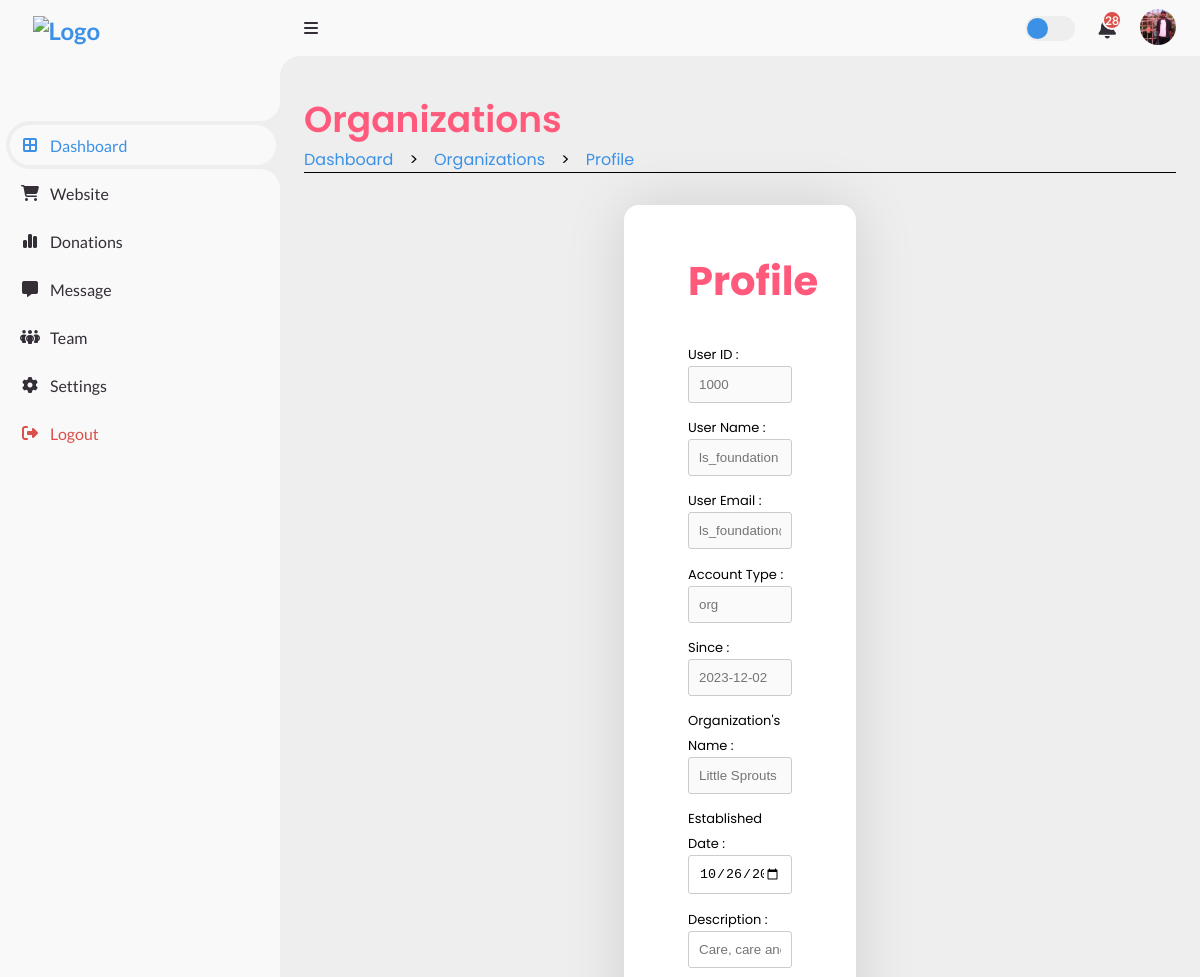
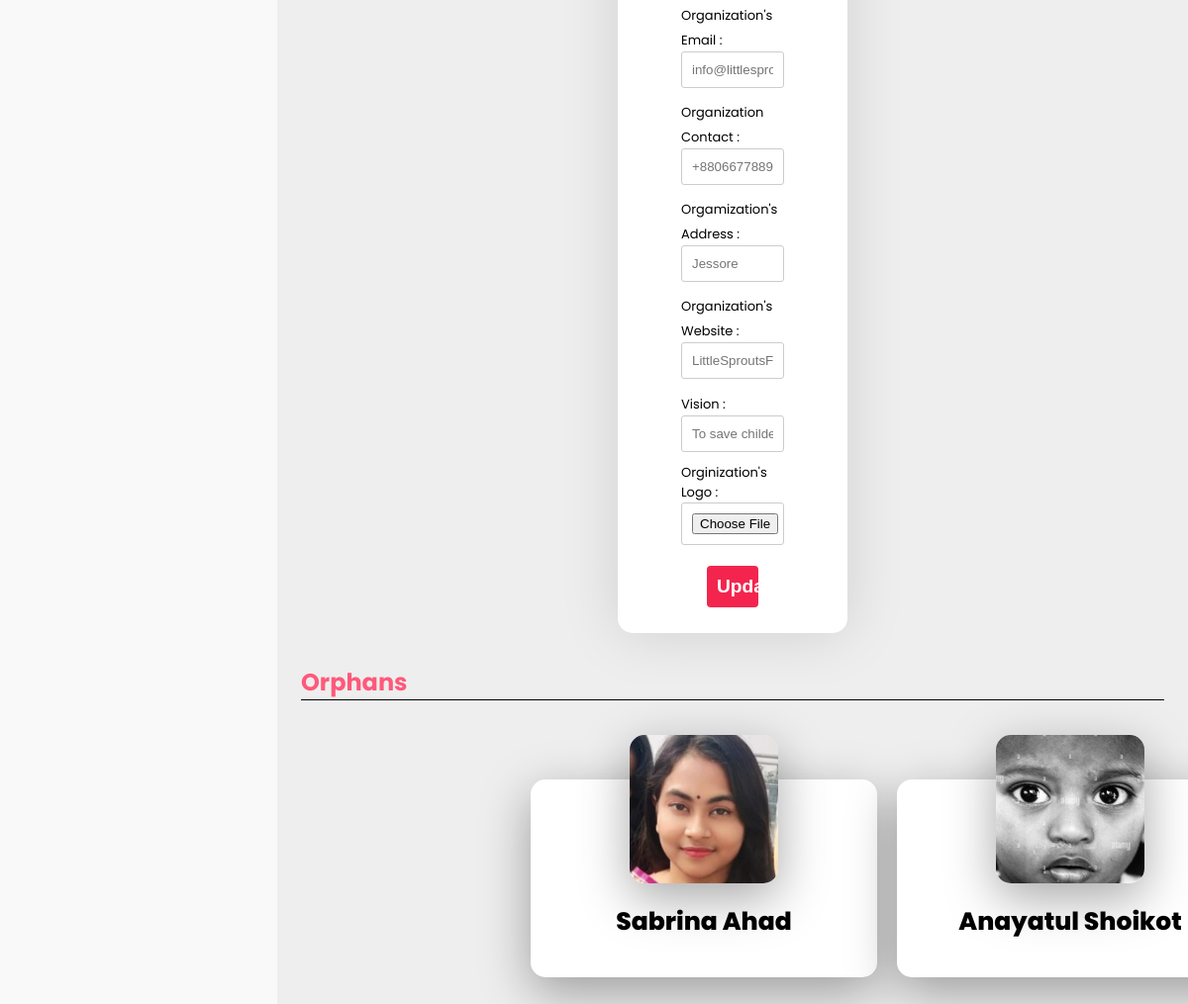
Page /Root/Admin_Side/Dash/Organizations/VIEW_ORG.php?org_id=18 (signed in) on the earlier database version (2 pictures, top to bottom).
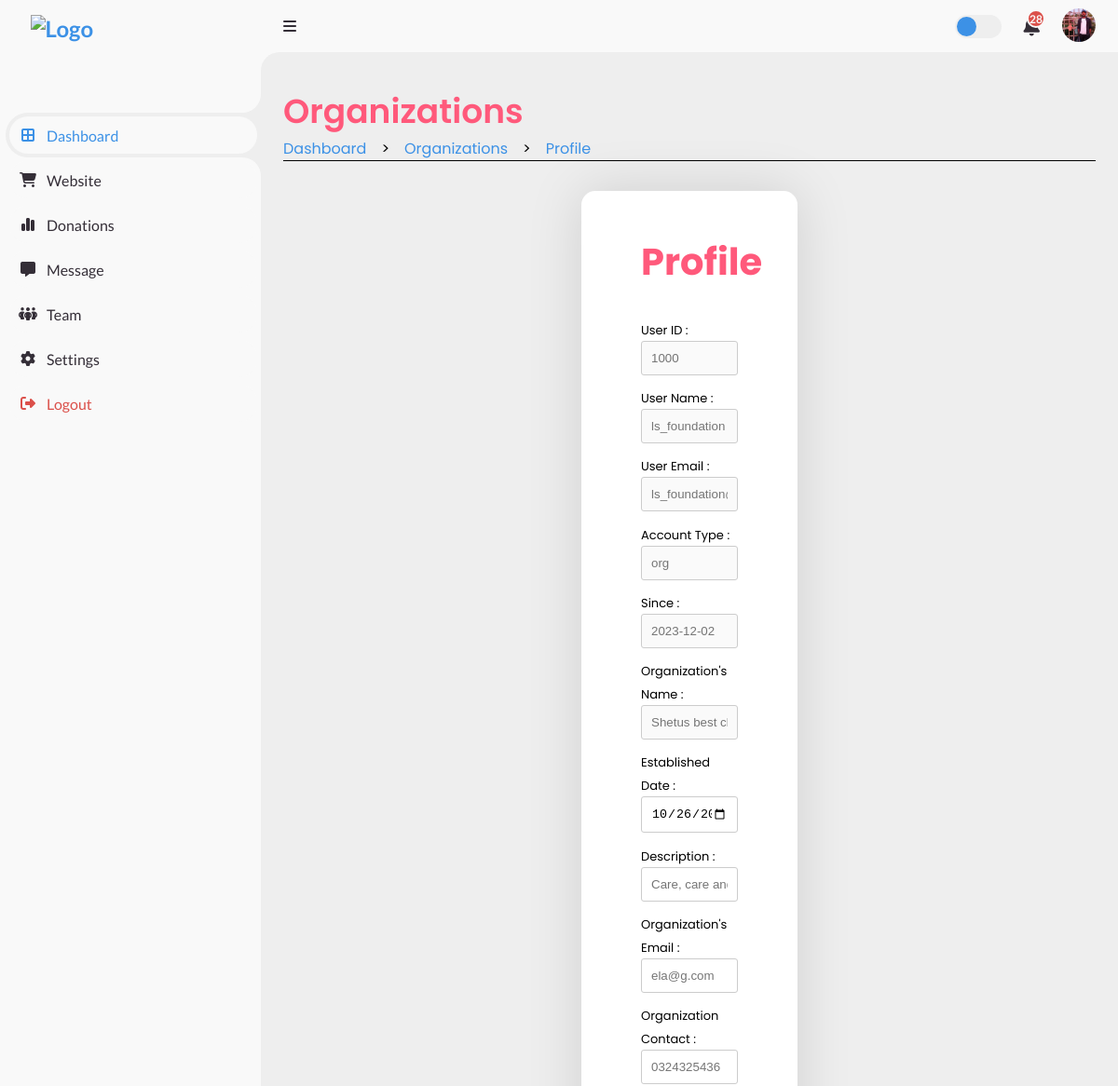
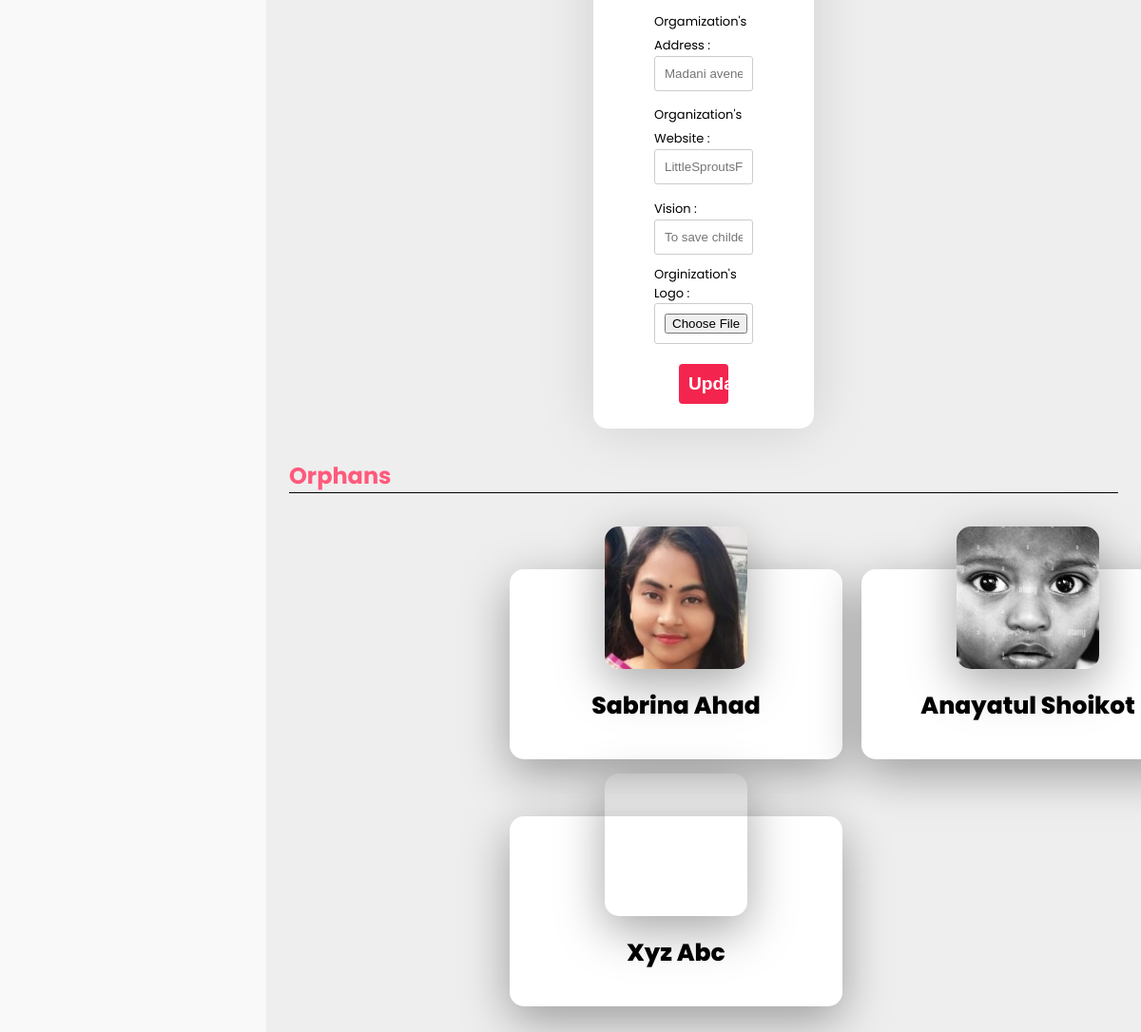
Same page on the later database version (2 pictures, top to bottom).
### tables this page shows
CREATE TABLE `admin_list` (
  `admin_id` int(11) NOT NULL,
  `acc_id` int(11) NOT NULL,
  `admin_name` varchar(30) DEFAULT NULL,
  `admin_contact` varchar(30) DEFAULT NULL,
  `admin_priyority` int(11) DEFAULT NULL,
  `admin_image` varchar(255) DEFAULT NULL
);

CREATE TABLE `org_list` (
  `org_id` int(11) NOT NULL,
  `org_name` varchar(30) DEFAULT NULL,
  `acc_id` int(11) NOT NULL,
  `org_description` text DEFAULT NULL,
  `org_email` varchar(30) DEFAULT NULL,
  `org_phone` varchar(20) DEFAULT NULL,
  `org_website` varchar(30) DEFAULT NULL,
  `org_logo` varchar(255) DEFAULT NULL,
  `established` date DEFAULT NULL,
  `org_location` varchar(30) DEFAULT NULL,
  `org_vision` varchar(30) DEFAULT NULL,
  `org_reviews` decimal(2,2) DEFAULT NULL
);

CREATE TABLE `accounts` (
  `acc_id` int(11) NOT NULL,
  `acc_name` varchar(30) NOT NULL,
  `acc_pass` varchar(255) NOT NULL,
  `acc_email` varchar(30) NOT NULL,
  `role` varchar(10) NOT NULL,
  `acc_join_date` date NOT NULL
);

CREATE TABLE `orphan_list` (
  `orphan_id` int(11) NOT NULL,
  `org_id` int(30) DEFAULT NULL,
  `guardian_id` int(11) DEFAULT NULL,
  `first_name` varchar(30) DEFAULT NULL,
  `last_name` varchar(30) DEFAULT NULL,
  `age` int(11) DEFAULT NULL,
  `gender` varchar(10) DEFAULT NULL,
  `religion` varchar(15) DEFAULT NULL,
  `date_of_birth` date DEFAULT NULL,
  `since` date DEFAULT NULL,
  `family_status` varchar(30) DEFAULT NULL,
  `physical_condition` varchar(30) DEFAULT NULL,
  `education_level` varchar(30) DEFAULT NULL,
  `medical_history` varchar(100) DEFAULT NULL,
  `hobby` varchar(30) DEFAULT NULL,
  `favorite_food` varchar(30) DEFAULT NULL,
  `favorite_game` varchar(30) DEFAULT NULL,
  `skills` text DEFAULT NULL,
  `dreams` text DEFAULT NULL,
  `problems` text DEFAULT NULL,
  `other_comments` text DEFAULT NULL,
  `orphan_image` varchar(255) DEFAULT NULL,
  `adoption_status` enum('0','1') NOT NULL DEFAULT '0',
  `removed_status` enum('0','1') NOT NULL DEFAULT '0'
);

### Root/Admin_Side/Dash/ADMIN_DASH_BE.php (called while the page is built, shortened)
<?php
    include('/xampp/htdocs/DBMS_Project_Organized_One/Includes/db_con.php');
    if (!isset($_SESSION['acc_id']) && !isset($_SESSION['role'])) {
        $_SESSION['notify'] = "user_id not seted";
        header("Location: /Root/Login_Page/LOGIN_FORM.php");
        exit();
    } else {
        $acc_id = $_SESSION['acc_id'];
        $sql = "SELECT * FROM admin_list Where acc_id = '$acc_id'";
        $sql_result = mysqli_query($con, $sql);
        if (mysqli_num_rows($sql_result) == 1) {
            $row = mysqli_fetch_array($sql_result);
            $admin_image = $row['admin_image'];
        }
        else {
            $_SESSION['notify'] = "data not found";
            header("Location: /Root/Login_Page/LOGIN_FORM.php");
            exit();
        }
    }
?>

### Root/Admin_Side/Dash/Organizations/VIEW_ORG_BE.php (called while the page is built, shortened)
<?php
    include('/xampp/htdocs/DBMS_Project_Organized_One/Includes/db_con.php');
    if (isset($_GET['org_id'])) {
        $id = $_GET['org_id'];
        $sql = "SELECT u.acc_id, u.acc_name, role ,u.acc_email, u.acc_join_date,
            d.org_name, d.org_description, d.org_email, d.org_phone,
            d.org_website, d.org_logo, d.established, d.org_location, d.org_vision,
            d.org_reviews FROM org_list AS d LEFT JOIN accounts AS u
            ON d.acc_id = u.acc_id Where d.org_id = $id";
        $sql_result = mysqli_query($con, $sql);
        if (mysqli_num_rows($sql_result) == 1) {
            $row = mysqli_fetch_array($sql_result);
            $acc_id = $row['acc_id'];
            $acc_name = $row['acc_name'];
            $acc_email = $row['acc_email'];
            $role = $row['role'];
            $acc_join_date = $row['acc_join_date'];
            $org_name = $row['org_name'];
            $org_description = $row['org_description'];
            $org_email = $row['org_email'];
            $org_phone = $row['org_phone'];
            $established = $row['established'];
            $org_website = $row['org_website'];
            $org_location = $row['org_location'];
            $org_vision = $row['org_vision'];
        }
        else {
            echo "User data not found.";
        }
    }
?>

### Root/Admin_Side/Dash/Organizations/VIEW_ORG.php (the view, shortened to what this page needs)
<?php
  include('/xampp/htdocs/DBMS_Project_Organized_One/Root/Admin_Side/Dash/ADMIN_DASH_BE.php');
?>
<!DOCTYPE html>
<html lang="en">
  <head>
    <link rel="stylesheet" href="https://cdnjs.cloudflare.com/ajax/libs/font-awesome/6.4.0/css/all.min.css"/>
    <link href="https://cdn.jsdelivr.net/npm/remixicon@3.5.0/fonts/remixicon.css" rel="stylesheet"/>
    <link rel="stylesheet" href="https://cdn.jsdelivr.net/npm/swiper@10/swiper-bundle.min.css"/>
    <link href='https://unpkg.com/boxicons@2.1.4/css/boxicons.min.css' rel='stylesheet'>
    <link rel="stylesheet" href="/Root/Admin_Side/Dash/Organizations/ORG_DASH_STYLE.css" />
    <link rel="stylesheet" href="/Root/Admin_Side/Dash/Orphans/VIEW_STYLE.css">
  </head>
  <body>
    <section class="sidebar">
      <a href="#" class="logo">
        <img src="/Root/Landing_Page/LOGO_NoBackground.png" alt="Logo" />
      </a>
      <ul class="side-menu top">
        <li class="active">
          <a href="/Root/Admin_Side/Dash/ADMIN_DASH.php" class="nav-link">
            <i class="fas fa-border-all"></i>
            <span class="text">Dashboard</span>
          </a>
        </li>
        <li>
          <a href="#" class="nav-link">
            <i class="fas fa-shopping-cart"></i>
            <span class="text">Website</span>
          </a>
        </li>
        <li>
          <a href="/Root/Admin_Side/Donation/DONATION_DASH.php" class="nav-link">
            <i class="fas fa-chart-simple"></i>
            <span class="text">Donations</span>
          </a>
        </li>
        <li>
          <a href="#" class="nav-link">
            <i class="fas fa-message"></i>
            <span class="text">Message</span>
          </a>
        </li>
        <li>
          <a href="#" class="nav-link">
            <i class="fas fa-people-group"></i>
            <span class="text">Team</span>
          </a>
        </li>
        <li>
          <a href="#">
            <i class="fas fa-cog"></i>
            <span class="text">Settings</span>
          </a>
        </li>
        <li>
          <a href="/Includes/logout.php" class="logout">
            <i class="fas fa-right-from-bracket"></i>
            <span class="text">Logout</span>
          </a>
        </li>
      </ul>
    </section>
    <section class="content">
      <nav>
        <i class="fas fa-bars menu-btn"></i>
        <label for="switch-mode" class="switch-mode"></label>
        <a href="#" class="notification">
          <span class="num">28</span>
        </a>
        <a href="#" class="profile">
          <img src="../Admin/<?php echo $admin_image ?>" alt="profile" />
        </a>
      </nav>
        <main>
            <div class="head-title">
                <div class="left">
                    <h1>Organizations</h1>
                    <ul class="breadcrumb">
                            <li>
                                <a class="active" href="/Root/Admin_Side/Dash/ADMIN_DASH.php">Dashboard</a>
                            </li>
                            <li>></li>
                            <li>
                                <a class="active" href="/Root/Admin_Side//Dash/Organizations/ORG_DASH.php">Organizations</a>
                            </li>
                            <li>></li>
                            <li>
                                <a class="active" href="#">Profile</a>
                            </li>
                        </ul>
                </div>
            </div>
            <div class="container">
                <?php
                    include("/xampp/htdocs/DBMS_Project_Organized_One/Root/Admin_Side/Dash/Organizations/VIEW_ORG_BE.php");
                ?>
                <h2>Profile</h2>
                <form action="/Root/Admin_Side/Dash/Organizations/VIEW_UPDATE_BE.php" method="post" enctype="multipart/form-data">
                    <div class="row">
                        <label>User ID :</label>
                        <input type="text" name="acc_id" placeholder="<?php echo $acc_id ?>" disabled>
                    </div>
                    <div class="row">
                        <label>User Name :</label>
                        <input type="text" name="acc_name" placeholder="<?php echo $acc_name ?>" disabled>
                    </div>
                    <div class="row">
                        <label>User Email :</label>
                        <input type="text" name="acc_email" placeholder="<?php echo $acc_email ?>" disabled>
                    </div>
                    <div class="row">
                        <label>Account Type :</label>
                        <input type="text" name="role" placeholder="<?php echo $role ?>" disabled>
                    </div>
                    <div class="row">
                        <label>Since :</label>
                        <input type="text" name="acc_join_date" placeholder="<?php echo $acc_join_date ?>" disabled>
                    </div>
                    <div class="row">
                        <label>Organization's Name :</label>
                        <input type="text" name="org_name" placeholder="<?php echo $org_name ?>" disabled>
                    </div>
                    <div class="row">
                        <label>Established Date :</label>
                        <input type="date" name="established" value="<?php echo $established ?>">
                    </div>
                    <div class="row">
                        <label>Description :</label>
                        <input type="text" name="org_description" placeholder="<?php echo $org_description ?>" >
                    </div>
                    <div class="row">
                        <label>Organization's Email :</label>
                        <input type="text" name="org_email" placeholder="<?php echo $org_email ?>">
                    </div>
                    <div class="row">
                        <label>Organization Contact :</label>
                        <input type="text" name="org_phone" placeholder="<?php echo $org_phone ?>" >
                    </div>
                    <div class="row">
                        <label>Orgamization's Address :</label>
                        <input type="text" name="org_location" placeholder="<?php echo $org_location ?>" >
                    </div>
                    <div class="row">
                        <label>Organization's Website :</label>
                        <input type="text" name="org_website" placeholder="<?php echo $org_website ?>" >
                    </div>
                    <div class="row">
                        <label>Vision :</label>
                        <input type="text" name="org_vision"  placeholder="<?php echo $org_vision ?>">
                    </div>
                    <label>Orginization's Logo :</label>
                    <input type="file" name="image" accept="image/*">
                    <div class="btn">
                        <button type="submit" name="update">Update</button>
                    </div>
                </form>
            </div>
            <div class="container_2">
                <div class="left">
                    <h1>Orphans</h1>
                </div>
                <div class="plate">
                    <?php
                        include('/xampp/htdocs/DBMS_Project_Organized_One/Root/Admin_Side/Dash/Organizations/FETCH_ORPHAN_FROM_ORG_BE.php');
                    ?>
                </div>
            </div>
        </main>
    </section>
  </body>
</html>

### Root/Admin_Side/Dash/Organizations/FETCH_ORPHAN_FROM_ORG_BE.php (shortened to what this page needs)
<?php
    include('/xampp/htdocs/DBMS_Project_Organized_One/Includes/db_con.php');
    if (isset($_GET['org_id'])) {
        $id = $_GET['org_id'];
        $query = "SELECT * FROM orphan_list WHERE org_id = $id";
        $result = mysqli_query($con, $query);
        if (mysqli_num_rows($result) > 0) {
            while ($row = mysqli_fetch_assoc($result)) {
                echo '<div class="card">';
                echo '<div class="pb"  style="background-image: url(\'../../../Orphanage/' . $row['orphan_image'] . '\');"></div>';
                echo '<div class="info">';
                echo '<h1>' . $row['first_name'] . '  ' . $row['last_name'] . '</h1>';
                echo '</div>';
                echo '</div>';
            }
        } else {
            echo 'No Orphan Records found';
        }
    } else {
        echo "Error";
    }
?>

### Root/Admin_Side/Dash/Orphans/VIEW_STYLE.css (style rules this page uses)
.content main .container { margin: 2rem 20rem; padding: 1rem 4rem; background-color: #fff; border-radius: 15px; box-shadow: 0 0 60px rgba(0, 0, 0, 0.13); }
.container h2 { text-align: center; font-size: 2.5rem; color: #FF597B; padding: 0; margin: 30px 0px; text-shadow: 2px 5px 30px hsl(0, 0%, 100%); }
.container form { display: flex; flex-direction: column; }
.container label { font-size: small; color: black; padding-bottom: -5px; }
.container input { width: 100%; margin: 0 0 .7rem 0; padding: 10px; border: 1px solid #ccc; border-radius: 3px; color: black; }
.container .btn { display: flex; align-items: center; justify-content: center; }
.container button { width: 50%; background-color: var(--color5); color: #fff; border: none; padding: 10px 10px; margin: 10px 0px; border-radius: 4px; font-size: 1.2rem; font-weight: 700; cursor: pointer; margin-bottom: 10px; }
.content main .container_2 .plate { margin: 5rem 2rem 6rem 2rem; display: grid; grid-template-columns: repeat(4, 1fr); row-gap: 60px; column-gap: 20px; }
.content main .plate .card h1 { font-weight: 800; font-size: 25px; color: var(--color7); text-transform: capitalize; }
.content main .plate .card { position: relative; background-color: white; width: 350px; height: 200px; box-shadow: 0 15px 50px rgba(0, 0, 0, 0.35); border-radius: 15px; transition: all 0.4s ease-in-out; }
.content main .plate .card .pb { position: absolute; top: -45px; left: 50%; transform: translate(-50%, 0%); background-repeat: no-repeat; background-position: center; background-size: cover; height: 150px; width: 150px; border-radius: 15px; box-shadow: 0 15px 50px rgba(0, 0, 0, 0.35); transition: all 0.4s ease-in-out; }
.content main .plate .card .info { display: flex; flex-direction: column; align-items: center; justify-content: center; padding: 125px 0px 10px 0px; transition: all 0.4s ease-in-out; }

Differences in the rows shown:
changed org_list "Care, care and care. nothing else is found here": org_name "Little Sprouts Foundation" → "Shetus best charity"; org_email "info@littlesproutsfoundation.o" → "ela@g.com"; org_phone "+880667788990" → "0324325436"; org_location "Jessore" → "Madani avenew, Notun bazar, Dh"; org_vision "To save childer life" → "To save childer life ."
added orphan_list: first_name "Xyz", last_name "Abc"
